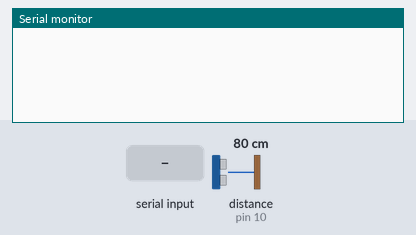
The sketch below on a simulated Arduino Uno, built with avr-gcc and run on an emulated ATmega328P. Shown: the last lines printed to the serial monitor. Inputs (shaded band) come from the test bench; at power-on: distance to the obstacle (sensor on pin 10) 80 cm. The echo pulse lasts 58.3 µs per cm.

Above: at 1.2 s.
1.3 s: "CEK" received over the second serial link
At 2.5 s:
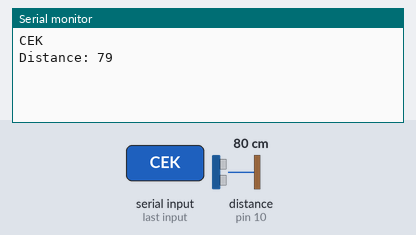
2.8 s: "1" received over the second serial link
At 3.9 s:
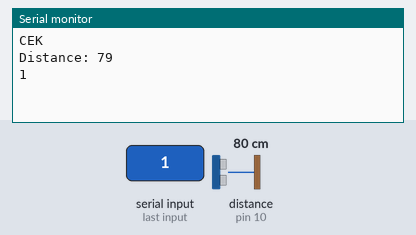

The sketch:

arduino.ino
```cpp
#include <SoftwareSerial.h>
SoftwareSerial mySerial(2,3);
String data; // Variabel yang akan digunakan sebagai input
char c; // Variabel yang akan digunakan untuk parsing input

// Mendefinisikan pin yang akan digunakan
const int trigPin = 9;
const int echoPin = 10;
// Mendefinisikan variabel yang diperlukan
long duration;
int distance;

void setup() {
  Serial.begin(115200);
  mySerial.begin(115200);
  pinMode(trigPin, OUTPUT); // trigPin sebagai output
  pinMode(echoPin, INPUT); // echoPin sebagai input
  delay(10);
}

void loop() {
  // Parsing input dari user lewat Telegram
  while(mySerial.available()>0){
    delay(10);
    c = mySerial.read();
    data += c;
  }

  if (data.length()>0) {
    Serial.println(data);
    if (data == "CEK") {
      digitalWrite(trigPin, LOW);
      delayMicroseconds(2);
      // Menyalakan trigPin selama 10 microsekon
      digitalWrite(trigPin, HIGH);
      delayMicroseconds(10);
      digitalWrite(trigPin, LOW);
      // Membaca echoPin, hasilnya adalah pantulan gelombang suara dari trigPin
      duration = pulseIn(echoPin, HIGH);
      // Menghitung jarak
      distance = duration * 0.034 / 2;
      // Memperlihatkan hasil perhitungan di Serial Monitor
      Serial.print("Distance: ");
      Serial.println(distance);
      mySerial.print(distance);
    }
    data = "";
  }
}
```

Measured:
- after the input at 1.3 s, the serial monitor: prints a new line at once (image 1)
- after the input at 2.8 s, the serial monitor: prints a new line at once (image 2)
